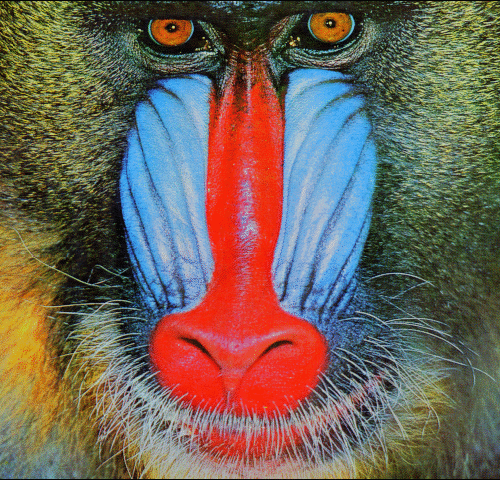
#> input picture baboon.bmp, 500 x 480 px
$ jupyter execute --allow-errors Week3_lecture.ipynb
#> lines starting #> are read from the running program, lines starting #| are printed output that depends on the picture
# Lecture notes from the third week

Programming for the Behavioral Sciences

This week will be all about plotting and visualizing data.
For this purpose we'll use matplotlib. There are already many good tutorials on matplotlib, e.g,
<a href="https://www.labri.fr/perso/nrougier/teaching/matplotlib/">here</a>, and  <a href="https://www.datacamp.com/community/tutorials/matplotlib-tutorial-python#gs.=lpQ9qw">here</a>.

The official documentation is located at http://matplotlib.org/.

We will also have a look at a package for statistical plotting (http://seaborn.pydata.org) and how you can work with images.

Note that you may have to install the matplotlib package before being able to import it. For information about how to install packages in MiniForge, have a look <a href="https://kirenz.github.io/codelabs/codelabs/miniforge-setup/#6">here</a> and <a href="https://anaconda.org/conda-forge/matplotlib">here</a>.

### Basic plotting
It's very quick and easy to construct simple plots with Matplotlib.

[cell 1]
import numpy as np
import matplotlib.pyplot as plt

# A very basic plot
y = range(10)
plt.plot(y)
plt.show()
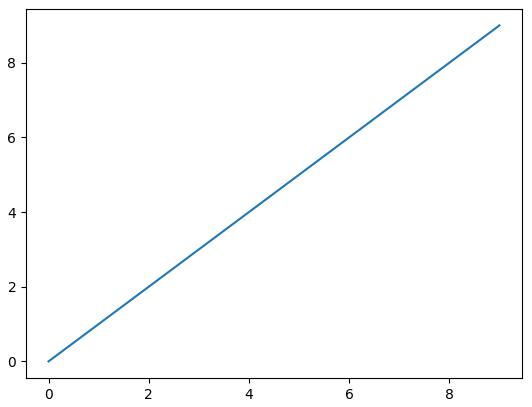
#> figure drawn by matplotlib, 1 panel; curve peaks at x = 9, y = 9

[cell 2]
# Generate some more data to plot
x = np.arange(10)
y1 = np.random.randint(10, size=10)
y2 = np.random.randint(10, size=10)

# Plot...
plt.plot(x, y1, c='r', lw = 2, label='dataset1')
plt.plot(x, y2, 'o--', c = 'b', label='dataset2')

# ...and annotate the plot
plt.legend()
plt.xlabel('Time (s)')
plt.ylabel('Values (unit)')
plt.title('Example plot')
plt.show()
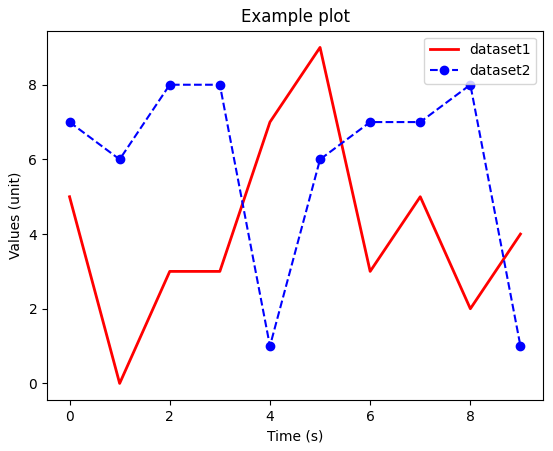
#> figure drawn by matplotlib, 1 panel; curve peaks at x = 5, y = 9; curve peaks at x = 2, y = 8

# Save the plot as a pdf-figure
plt.savefig('my_figure.pdf')

[cell 3]
# Including text and arrows
x = np.arange(0, 10, 0.01)
y = np.sin(x)

plt.plot(x, y)

# Add text at a certain position
x_text, y_text = 4, 0.5
plt.text(x_text, y_text, '...and here!')

# And add an arrow
plt.annotate('Look here!', xy=(2, 1), xytext=(3, 1.5),
             arrowprops=dict(facecolor='black'))
plt.show()
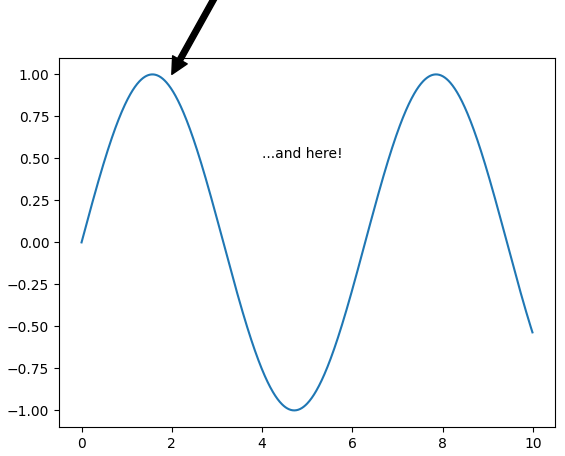
#> figure drawn by matplotlib, 1 panel; curve peaks at x = 1.57, y = 1

### Advanced plotting

While the above way to plot using pyplot is simple and fast, the recommended way to produce plots when you become more experienced is a bit different. The example above would instead look like:

[cell 4]
# Generate a figure and and axis
fig = plt.figure()
ax = fig.add_subplot(111)

# Generate some more data to plot
x = np.arange(10)
y1 = np.random.randint(10, size=10)
y2 = np.random.randint(10, size=10)

# Plot on the axis!
ax.plot(x, y1, c='r', lw = 2, label='dataset1')
ax.plot(x, y2, 'o--', c = 'b', label='dataset2')

# ...and annotate the plot (a plot is what you think of the 'axis')
ax.legend()
ax.set_xlabel('Time (s)')
ax.set_ylabel('Values (unit)')
ax.set_title('Example plot')

# Show the plot
plt.show()
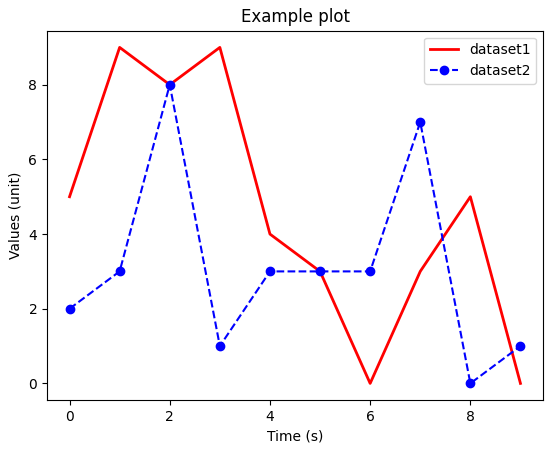
#> figure drawn by matplotlib, 1 panel; curve peaks at x = 1, y = 9; curve peaks at x = 2, y = 8

So why is this approach better? When your plots become more complex, this approach helps you to better keep track of what's going on, and gain better control of your plotting. We won't go into details here, but the interested reader is referred to:
http://matplotlib.org/faq/usage_faq.html#parts-of-a-figure

### Working with images
Matplotlib can also used to display images. In fact, an image is just an array with more than two dimensions. A 512 x 512 pixel large gray image, for instance, can be represented by a numpy array of the same size. However, one of the most used packages for dealing with images is <a href="https://opencv.org/">openCV</a>, and we will use a combination of matplotlib and openCV below.

The image in this examples is located in the folder 'img' and called 'baboon.bmp'.
Let's start by opening and looking at an image.

You need to install the openCV (cv2) package before importing it.

[cell 5]
import cv2
import matplotlib.pyplot as plt

im_bgr = cv2.imread('baboon.bmp')
#> im_bgr is the input picture: shape (480, 500, 3); mean B, G, R 88.7, 100.4, 113

# Convert to RGB (since opencv uses BGR)
im = cv2.cvtColor(im_bgr, cv2.COLOR_BGR2RGB)

#> (the rest of this cell did not finish here and is left out)

[cell 6]
# Get some information about the image
print(im.shape, type(im))
#| (480, 500, 3) <class 'numpy.ndarray'>
im_sz = im.shape
#> im_sz = (480, 500, 3)

So images are just numbers in a numpy array. Let's convince ourselves that this is the case by plotting the 20th row in the red-component image as a 'normal' plot of a 1-dimensional signal. The red-component is the first color in an RGB image, i.e., the one with index 0. Note that color images are three-dimensional arrays where the third dimension comprises the color information (R [Red], G[Green], and B[Blue]).

[cell 7]
im_r = im[:, :, 0]  # Select the R-component, i.e., the part of the image that contains information
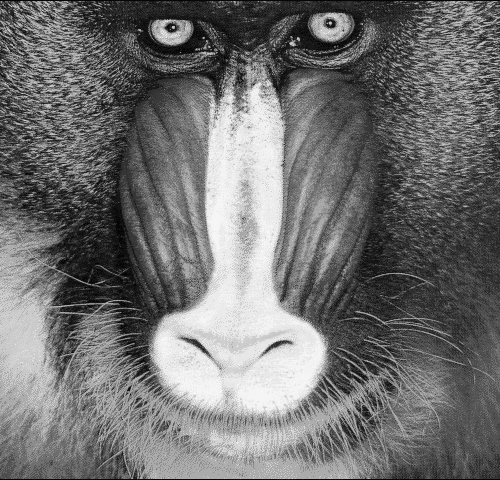
#> im_r: shape (480, 500); min 6, max 245, mean 113
                    # about how much of the color red the image contains.
row_to_plot = 20    # Remember that the zero'th row is at the top of the image

# Create a 2 x 2 subplot
fig, ax = plt.subplots(nrows = 2, ncols = 2)
fig.tight_layout() # This is added to make a bit more space between the subplots
ax[0, 0].imshow(im)
ax[0, 0].set_title('Original image')

cax = ax[0, 1].imshow(im_r, cmap = 'jet')
ax[0, 1].set_title('R-component')

ax[1, 0].imshow(im_r, cmap='gray')
ax[1, 0].plot(20 * np.ones(im_sz[1]), c='b', lw=4)
ax[1, 0].set_title('Gray scale image')

ax[1, 1].plot(im_r[20, :])
ax[1, 1].axis('square')
ax[1, 1].set_title('Row 20')

# Add a colorbar to the red componenet
fig.colorbar(cax, ax = ax[0, 1])
plt.show()
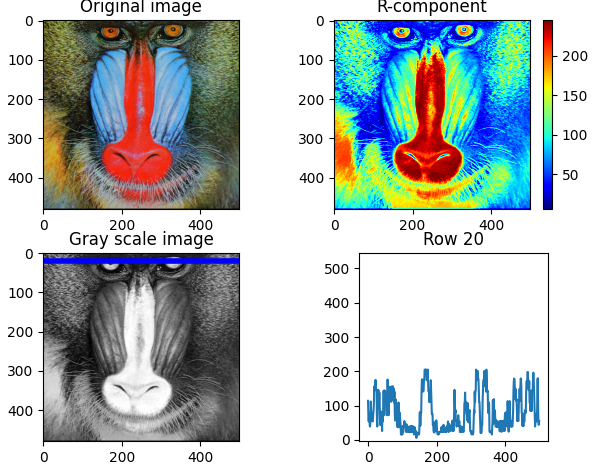
#> figure drawn by matplotlib, 5 panels; panel 4: curve peaks at x = 165, y = 205

[cell 8]
# Compute the histogram of the image and plot it. What does this mean?
plt.hist(im_r.flatten(), bins=10) # histogram of the Red component
plt.xlabel('Pixel value')
plt.ylabel('Number of values')
plt.title('A histogram of the baboon image (Red-component)')
plt.show()
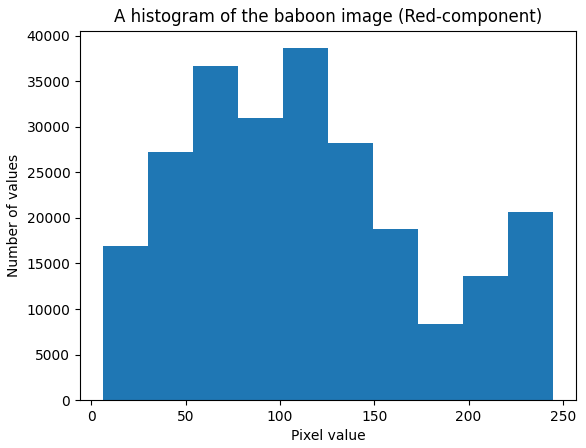
#> figure drawn by matplotlib, 1 panel; tallest bar 38612 high, from x = 101.6 to 125.5
